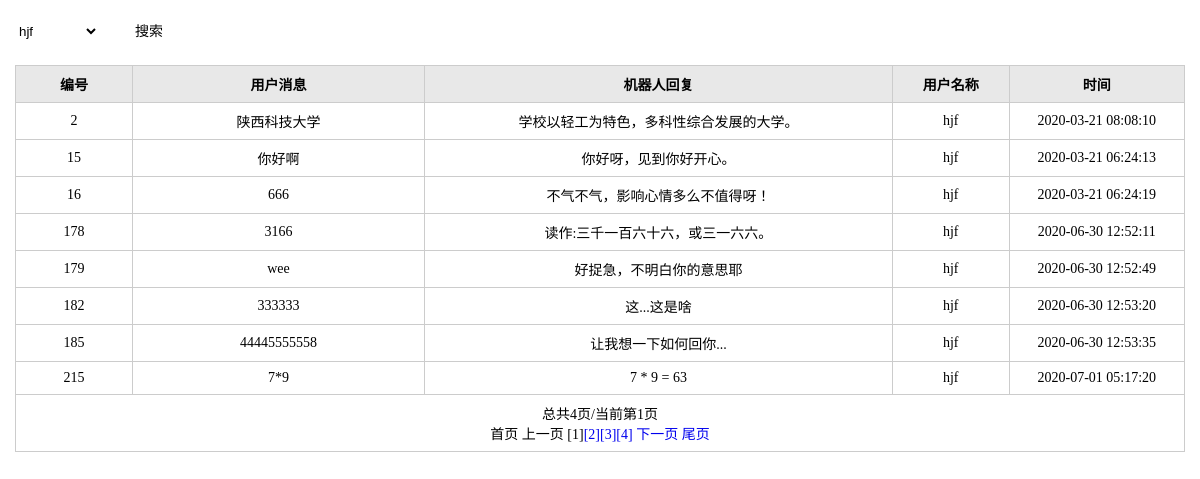
Screenshot of /admin/listOrder.php?disId=2 with the database file from the repository.
### tables this page shows
CREATE TABLE `usr_message` (
  `m_id` int(5) NOT NULL,
  `message` varchar(200) DEFAULT NULL,
  `bot_message` varchar(200) DEFAULT NULL,
  `user_id` int(11) NOT NULL,
  `update_time` timestamp NOT NULL DEFAULT CURRENT_TIMESTAMP ON UPDATE CURRENT_TIMESTAMP
);

CREATE TABLE `user` (
  `id` int(11) NOT NULL,
  `user_name` varchar(255) DEFAULT NULL COMMENT '用户名',
  `pass_word` varchar(255) DEFAULT NULL,
  `phone` varchar(255) DEFAULT NULL
);

### admin/lib/mysql.func.php (called while the page is built, shortened)
<?php
function fetchAll($sql,$link){
	$result=mysqli_query($link,$sql);
	while(@$row=mysqli_fetch_assoc($result)){
		$rows[]=$row;
	}
	return $rows;
}
function getResultNum($sql,$link){
	$result=mysqli_query($link,$sql);
	return mysqli_num_rows($result);
}

### admin/listOrder.php (the view, shortened to what this page needs)
<?php
require_once 'include.php';
$link = mysqli_connect(HOST, USERNAME, PASSWORD, DB);
mysqli_set_charset($link, DB_CHARSET);
@$disId = $_REQUEST['disId'];
if($_REQUEST['disId']){
    $disId = $_REQUEST['disId'];
}
if ($disId){
    $sql="select * from usr_message where user_id='$disId'";
} else {
    $sql="select * from usr_message";
}
$totalRows=getResultNum($sql, $link);
$pageSize=8;
$totalPage=ceil($totalRows/$pageSize);
@$page=$_REQUEST['page']?(int)$_REQUEST['page']:1;
$offset=($page-1)*$pageSize;
if ($disId){
    $sql="select m_id,message,bot_message,user_name,update_time from usr_message inner join user  on usr_message.user_id = user.id where usr_message.user_id='$disId' limit $offset,$pageSize";
} else{
    $sql="select m_id,message,bot_message,user_name,update_time from usr_message inner join user  on usr_message.user_id = user.id limit $offset,$pageSize";
}
$rows=fetchAll($sql, $link);
?>
<!doctype html>
<html>
<head>
<link rel="stylesheet" href="styles/backstage.css">
</head>
<body>
<div class="">
<div class="details">
        <div class="details_operation clearfix">
            <div class="">
                <select name="disId" id="searchSelect">
                <?php
                $sql = "select * from user";
                $disRes = fetchAll($sql, $link);
                foreach ($disRes as $disres){
                    if ($disres['id']==$disId){
                ?>
                        <option value="<?php echo $disres['id'];?>" selected><?php echo $disres['user_name'];?></option>
              <?php }else{ ?>
                        <option value="<?php echo $disres['id'];?>"><?php echo $disres['user_name'];?></option>
              <?php      }
                }?>
                </select>
                <input type="button" value="搜索" class="add" onclick="Getvaule()";>
            </div>
        </div>
        <table class="table" cellspacing="0" cellpadding="0">
            <thead>
                <tr>
                    <th width="10%">编号</th>
                    <th width="25%">用户消息</th>
                    <th width="40%">机器人回复</th>
                    <th width="10%">用户名称</th>
                    <th width="15%">时间</th>
                </tr>
            </thead>
            <tbody>
                <?php
                foreach ($rows as $row){
                ?>
                <tr>
                    <td><?php echo $row['m_id'];?></td>
                    <td><?php echo $row['message'];?></td>
                    <td><?php echo $row['bot_message'];?></td>
                    <td><?php echo $row['user_name'];?></td>
                    <td><?php echo $row['update_time'];?></td>
                </tr>
                <?php
                }
                ?>
                <tr>
                	<td colspan='5'><?php echo showPage($page,$totalPage,'disId='.$_GET['disId'],$step="&nbsp");?></td>
                </tr>
            </tbody>
        </table>
    </div>
</body>
</html>

### admin/styles/backstage.css (style rules this page uses)
* { margin: 0;padding: 0; }
input,select,textarea { outline: none;border: none; background: none; }
.clearfix:after, .clearfix:before { content: ""; display: table; }
.clearfix:after { clear: both; }
.clearfix { zoom:1; }
.details_operation { margin-bottom: 20px; }
.details { padding: 15px; font-family: "微软雅黑"; }
.add { width: 92px; height: 30px; font-family: "微软雅黑"; font-size: 14px; }
.table { border-collapse: collapse; width: 100%; font-size: 14px;text-align:center; }
.table th { background-color: #E8E8E8; }
.table th, .table td { border: solid 1px #ccc; padding: 8px; }

### rows the page displays
usr_message: m_id "2", message "陕西科技大学", bot_message "学校以轻工为特色，多科性综合发展的大学。", user.user_name "hjf", update_time "2020-03-21 08:08:10"
usr_message: m_id "15", message "你好啊", bot_message "你好呀，见到你好开心。", user.user_name "hjf", update_time "2020-03-21 06:24:13"
usr_message: m_id "16", message "666", bot_message "不气不气，影响心情多么不值得呀！", user.user_name "hjf", update_time "2020-03-21 06:24:19"
usr_message: m_id "178", message "3166", bot_message "读作:三千一百六十六，或三一六六。", user.user_name "hjf", update_time "2020-06-30 12:52:11"
usr_message: m_id "179", message "wee", bot_message "好捉急，不明白你的意思耶", user.user_name "hjf", update_time "2020-06-30 12:52:49"
usr_message: m_id "182", message "333333", bot_message "这...这是啥", user.user_name "hjf", update_time "2020-06-30 12:53:20"
usr_message: m_id "185", message "44445555558", bot_message "让我想一下如何回你...", user.user_name "hjf", update_time "2020-06-30 12:53:35"
usr_message: m_id "215", message "7*9", bot_message "7 * 9 = 63", user.user_name "hjf", update_time "2020-07-01 05:17:20"

### other values shown
$str "总共4页/当前第1页"
form field disId "hjf"
